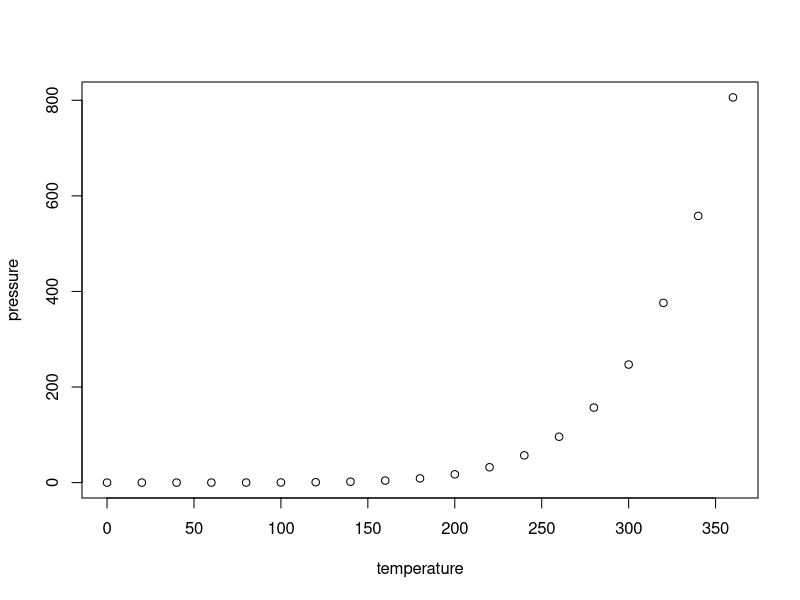
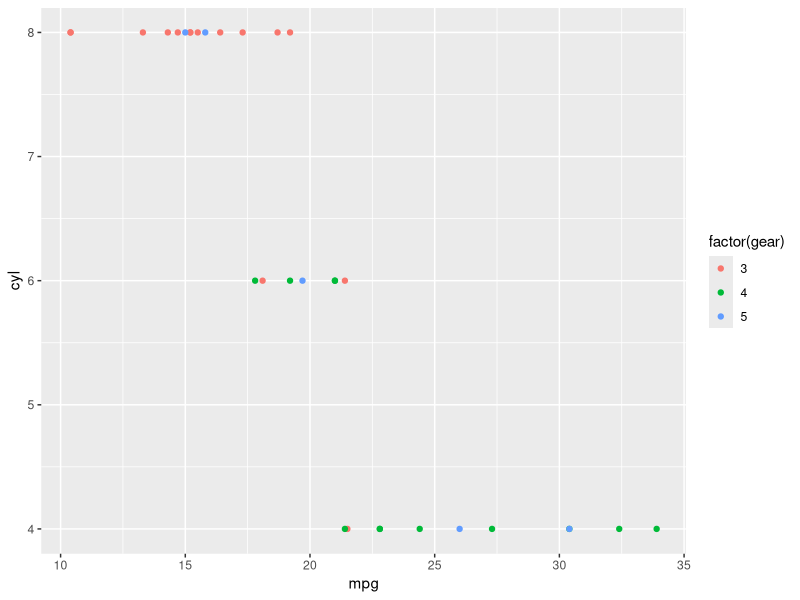
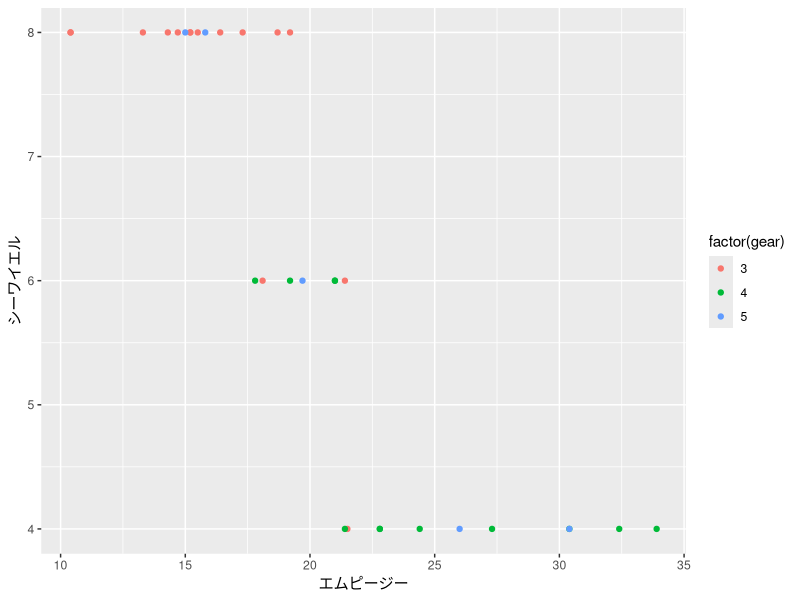

Write the R code that produced these figures, in order.
## ---- chunk 1
knitr::opts_chunk$set(echo = TRUE)
## ---- chunk 2
summary(cars)
## ---- chunk 3
plot(pressure)
## ---- chunk 4
library(ggplot2)
d <- data.frame(mtcars)
ggplot(d) + geom_point(aes(x=mpg, y=cyl, group=gear, color=factor(gear)))
## ---- chunk 5
library(ggplot2)
d <- data.frame(mtcars)
ggplot(d) + geom_point(aes(x=mpg, y=cyl, group=gear, color=factor(gear))) +
  xlab("エムピージー" ) + ylab('シーワイエル')

## ---- chunk 6
knitr::kable(mtcars, booktabs=T)
## ---- chunk 7
knitr::kable(t(mtcars), booktabs=T)
## ---- chunk 8
library(dplyr)
library(kableExtra)

knitr::kable(t(mtcars), booktabs=T) %>%
  kable_styling(latex_options = "scale_down")
